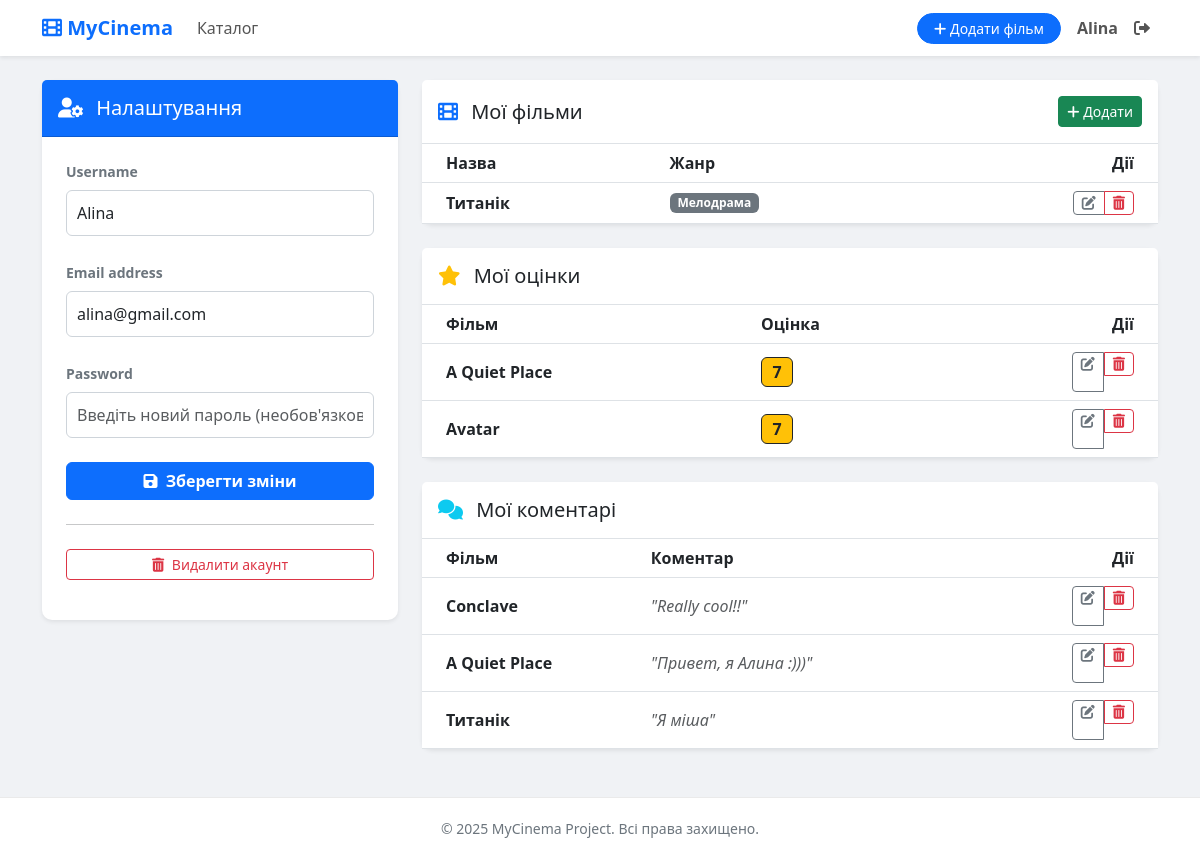
/profile/ (signed in), run on an earlier commit of the app's database.
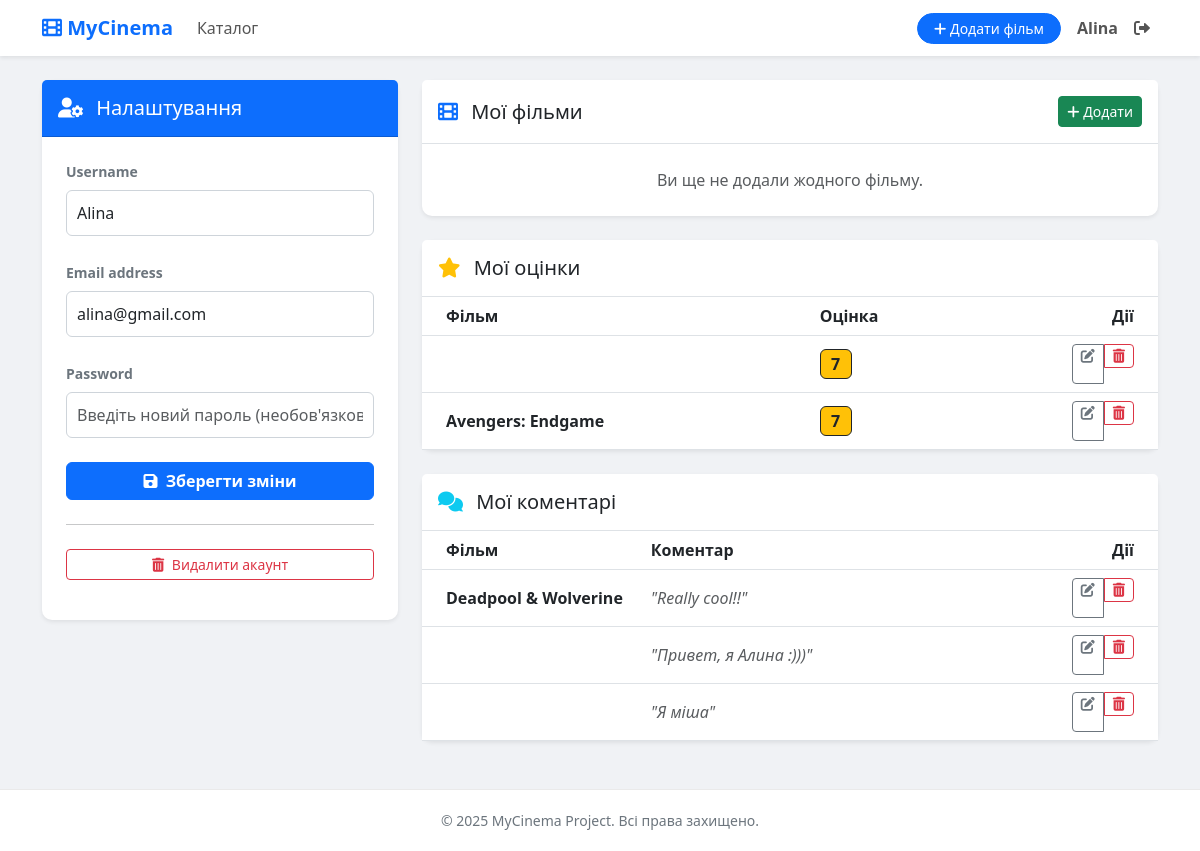
And on a later commit of the database.
### films_app/models.py (models this page shows, shortened)
class Film(models.Model):
    user = models.ForeignKey(User, on_delete=models.CASCADE, null=True, blank=True)
    title = models.CharField(max_length=100)
    description = models.TextField()
    genre = models.CharField(max_length=100)
    photoname = models.CharField(max_length=100)
    publication_date = models.DateField(auto_now_add=True)

class FilmScore(models.Model):
    film = models.ForeignKey(Film, on_delete=models.CASCADE)
    score = models.IntegerField()
    user = models.ForeignKey(User, on_delete=models.CASCADE)

class FilmComment(models.Model):
    film = models.ForeignKey(Film, on_delete=models.CASCADE)
    comment = models.TextField()
    user = models.ForeignKey(User, on_delete=models.CASCADE)
    publication_date = models.DateField(auto_now_add=True)

### films_app/views.py (the view, shortened to what this page needs)
# urls.py: path("profile/", FilmUserUpdateView.as_view(), name="profile" ),
class FilmUserUpdateView(UserPassesTestMixin, LoginRequiredMixin ,UpdateView):
    model = User
    form_class = FilmUserForm
    template_name = "user_profile.html"
    def get_object(self):
        return self.request.user
    def get_context_data(self, **kwargs):
        context = super().get_context_data(**kwargs)
        context['my_films'] = Film.objects.filter(user=self.object)
        context['my_scores'] = FilmScore.objects.filter(user=self.object)
        context['my_comments'] = FilmComment.objects.filter(user=self.object)
        return context
    def test_func(self):
        profile_user = self.get_object()
        return profile_user == self.request.user

### films_app/forms.py
class FilmUserForm(forms.ModelForm):
    class Meta:
        model = User
        fields = ['username', 'email', 'password']

### templates/user_profile.html (shortened to what the changed rows need)
{% extends 'base.html' %}
{% load static %}
{% block content %}
<div class="row">
    <div class="col-lg-8">
        <div class="card shadow-sm border-0 mb-4">
            <div class="card-body p-0">
                {% if my_films %}
                <div class="table-responsive">
                    <table class="table table-hover mb-0 align-middle">
                        <thead class="bg-light">
                            <tr>
                                <th class="ps-4">Назва</th>
                                <th>Жанр</th>
                                <th class="text-end pe-4">Дії</th>
                            </tr>
                        </thead>
                        <tbody>
                            {% for film in my_films %}
                            <tr>
                                <td class="ps-4 fw-bold">
                                    <a href="{% url 'film_detail' film.pk %}" class="text-decoration-none text-dark">{{ film.title }}</a>
                                </td>
                                <td><span class="badge bg-secondary">{{ film.genre }}</span></td>
                                <td class="text-end pe-4">
                                    <div class="btn-group">
                                        <a href="{% url 'film_update' film.pk %}" class="btn btn-sm btn-outline-secondary" title="Редагувати">
                                            <i class="fas fa-edit"></i>
                                        </a>
                                        <a href="{% url 'film_delete' film.pk %}" class="btn btn-sm btn-outline-danger" title="Видалити">
                                            <i class="fas fa-trash-alt"></i>
                                        </a>
                                    </div>
                                </td>
                            </tr>
                            {% endfor %}
                        </tbody>
                    </table>
                </div>
                {% else %}
                <div class="p-4 text-center text-muted">
                    Ви ще не додали жодного фільму.
                </div>
                {% endif %}
            </div>
        </div>
        <div class="card shadow-sm border-0 mb-4">
            <div class="card-body p-0">
                {% if my_scores %}
                <div class="table-responsive">
                    <table class="table table-hover mb-0 align-middle">
                        <thead class="bg-light">
                            <tr>
                                <th class="ps-4">Фільм</th>
                                <th>Оцінка</th>
                                <th class="text-end pe-4">Дії</th>
                            </tr>
                        </thead>
                        <tbody>
                            {% for score in my_scores %}
                            <tr>
                                <td class="ps-4">
                                    <a href="{% url 'film_detail' score.film.pk %}" class="text-decoration-none text-dark fw-bold">
                                        {{ score.film.title }}
                                    </a>
                                </td>
                                <td>
                                    <span class="badge bg-warning text-dark border border-dark fs-6">{{ score.score }}</span>
                                </td>
                                <td class="text-end pe-4">
                                    <div class="btn-group">
                                        <a href="{% url 'update_score' score.pk %}" class="btn btn-sm btn-outline-secondary" title="Змінити">
                                            <i class="fas fa-edit"></i>
                                        </a>
                                        <form method="post" action="{% url 'delete_score' score.pk %}" style="display:inline;">
                                            <button type="submit" class="btn btn-sm btn-outline-danger" style="border-top-left-radius: 0; border-bottom-left-radius: 0;" title="Видалити">
                                                <i class="fas fa-trash-alt"></i>
                                            </button>
                                        </form>
                                    </div>
                                </td>
                            </tr>
                            {% endfor %}
                        </tbody>
                    </table>
                </div>
                {% else %}
                <div class="p-4 text-center text-muted">
                    Ви ще не оцінили жодного фільму.
                </div>
                {% endif %}
            </div>
        </div>
        <div class="card shadow-sm border-0">
            <div class="card-body p-0">
                {% if my_comments %}
                <div class="table-responsive">
                    <table class="table table-hover mb-0 align-middle">
                        <thead class="bg-light">
                            <tr>
                                <th class="ps-4" style="width: 30%;">Фільм</th>
                                <th style="width: 50%;">Коментар</th>
                                <th class="text-end pe-4" style="width: 20%;">Дії</th>
                            </tr>
                        </thead>
                        <tbody>
                            {% for comment in my_comments %}
                            <tr>
                                <td class="ps-4">
                                    <a href="{% url 'film_detail' comment.film.pk %}" class="text-decoration-none text-dark fw-bold">
                                        {{ comment.film.title }}
                                    </a>
                                </td>
                                <td>
                                    <span class="text-muted fst-italic">"{{ comment.comment|truncatechars:50 }}"</span>
                                </td>
                                <td class="text-end pe-4">
                                    <div class="btn-group">
                                        <a href="{% url 'update_comment' comment.pk %}" class="btn btn-sm btn-outline-secondary" title="Редагувати">
                                            <i class="fas fa-edit"></i>
                                        </a>
                                        <form method="post" action="{% url 'delete_comment' comment.pk %}" style="display:inline;">
                                            <button type="submit" class="btn btn-sm btn-outline-danger" style="border-top-left-radius: 0; border-bottom-left-radius: 0;" title="Видалити">
                                                <i class="fas fa-trash-alt"></i>
                                            </button>
                                        </form>
                                    </div>
                                </td>
                            </tr>
                            {% endfor %}
                        </tbody>
                    </table>
                </div>
                {% else %}
                <div class="p-4 text-center text-muted">
                    Ви ще не залишили жодного коментаря.
                </div>
                {% endif %}
            </div>
        </div>
        </div>
</div>
{% endblock %}

What changed in the data, as far as the page shows it:
removed Film: title "Титанік", genre "Мелодрама"
shown differently, row unchanged: FilmScore (number 1 of 2 on the later page): film "A Quiet Place" → (not shown)
changed through a linked row, FilmScore: film "Avatar" → "Avengers: Endgame"
changed through a linked row, FilmComment "Really cool!!": film "Conclave" → "Deadpool & Wolverine"
shown differently, row unchanged: FilmComment "Привет, я Алина :)))": film "A Quiet Place" → (not shown)
shown differently, row unchanged: FilmComment "Я міша": film "Титанік" → (not shown)
Also different on the page:
text no longer shown: "Назва Жанр Дії"
text now shown: "Ви ще не додали жодного фільму."
